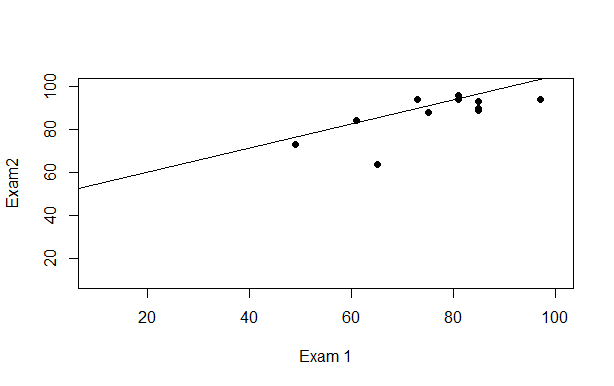

The R source for this figure:
setwd("C:\\Users\\Hi\\Desktop\\dm_assignments\\questions\\DM Assignment4")
exams <- read.csv("spring2008exams.csv")
model <- lm(exams$Midterm.2 ~ exams$Midterm.1)
plot(exams$Midterm.1, exams$Midterm.2, pch=19,xlab="Exam 1", ylab="Exam2",xlim=c(10,100),ylim=c(10,100))
abline(model)
sort(model$residuals)
